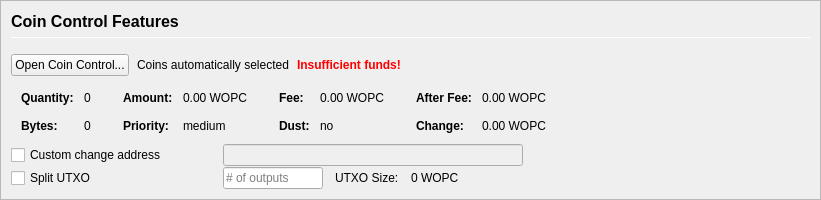
         <widget class="QFrame" name="frameCoinControl">
          <property name="sizePolicy">
           <sizepolicy hsizetype="Expanding" vsizetype="Expanding">
            <horstretch>0</horstretch>
            <verstretch>0</verstretch>
           </sizepolicy>
          </property>
          <property name="maximumSize">
           <size>
            <width>16777215</width>
            <height>16777215</height>
           </size>
          </property>
          <property name="frameShape">
           <enum>QFrame::StyledPanel</enum>
          </property>
          <property name="frameShadow">
           <enum>QFrame::Sunken</enum>
          </property>
          <layout class="QVBoxLayout" name="verticalLayoutCoinControl2">
           <property name="spacing">
            <number>0</number>
           </property>
           <property name="leftMargin">
            <number>0</number>
           </property>
           <property name="topMargin">
            <number>0</number>
           </property>
           <property name="rightMargin">
            <number>0</number>
           </property>
           <property name="bottomMargin">
            <number>0</number>
           </property>
           <item>
            <widget class="QFrame" name="frameCoinControl_BG">
             <layout class="QVBoxLayout" name="verticalLayoutCoinControl" stretch="0,0,0,0,0,0">
              <property name="spacing">
               <number>1</number>
              </property>
              <property name="leftMargin">
               <number>10</number>
              </property>
              <property name="topMargin">
               <number>10</number>
              </property>
              <item>
               <layout class="QHBoxLayout" name="horizontalLayoutCoinControl1">
                <property name="bottomMargin">
                 <number>15</number>
                </property>
                <item>
                 <layout class="QVBoxLayout" name="verticalLayout_3">
                  <property name="spacing">
                   <number>6</number>
                  </property>
                  <item>
                   <widget class="QLabel" name="labelCoinControlFeatures">
                    <property name="sizePolicy">
                     <sizepolicy hsizetype="Preferred" vsizetype="Maximum">
                      <horstretch>0</horstretch>
                      <verstretch>0</verstretch>
                     </sizepolicy>
                    </property>
                    <property name="minimumSize">
                     <size>
                      <width>0</width>
                      <height>20</height>
                     </size>
                    </property>
                    <property name="font">
                     <font>
                      <pointsize>12</pointsize>
                      <weight>75</weight>
                      <bold>true</bold>
                     </font>
                    </property>
                    <property name="styleSheet">
                     <string notr="true">font-weight:bold;</string>
                    </property>
                    <property name="text">
                     <string>Coin Control Features</string>
                    </property>
                   </widget>
                  </item>
                  <item>
                   <widget class="Line" name="line">
                    <property name="minimumSize">
                     <size>
                      <width>0</width>
                      <height>1</height>
                     </size>
                    </property>
                    <property name="maximumSize">
                     <size>
                      <width>16777215</width>
                      <height>1</height>
                     </size>
                    </property>
                    <property name="orientation">
                     <enum>Qt::Horizontal</enum>
                    </property>
                   </widget>
                  </item>
                 </layout>
                </item>
               </layout>
              </item>
              <item>
               <layout class="QHBoxLayout" name="horizontalLayoutCoinControl2" stretch="0,0,0,0">
                <property name="spacing">
                 <number>8</number>
                </property>
                <property name="bottomMargin">
                 <number>10</number>
                </property>
                <item>
                 <widget class="QPushButton" name="pushButtonCoinControl">
                  <property name="styleSheet">
                   <string notr="true"/>
                  </property>
                  <property name="text">
                   <string>Open Coin Control...</string>
                  </property>
                  <property name="autoDefault">
                   <bool>false</bool>
                  </property>
                 </widget>
                </item>
                <item>
                 <widget class="QLabel" name="labelCoinControlAutomaticallySelected">
                  <property name="text">
                   <string>Coins automatically selected</string>
                  </property>
                  <property name="margin">
                   <number>5</number>
                  </property>
                 </widget>
                </item>
                <item>
                 <widget class="QLabel" name="labelCoinControlInsuffFunds">
                  <property name="font">
                   <font>
                    <weight>75</weight>
                    <bold>true</bold>
                   </font>
                  </property>
                  <property name="styleSheet">
                   <string notr="true">color:red;font-weight:bold;</string>
                  </property>
                  <property name="text">
                   <string>Insufficient funds!</string>
                  </property>
                  <property name="margin">
                   <number>5</number>
                  </property>
                 </widget>
                </item>
                <item>
                 <spacer name="horizontalSpacerCoinControl">
                  <property name="orientation">
                   <enum>Qt::Horizontal</enum>
                  </property>
                  <property name="sizeHint" stdset="0">
                   <size>
                    <width>40</width>
                    <height>1</height>
                   </size>
                  </property>
                 </spacer>
                </item>
               </layout>
              </item>
              <item>
               <widget class="QWidget" name="widgetCoinControl" native="true">
                <property name="sizePolicy">
                 <sizepolicy hsizetype="Preferred" vsizetype="Preferred">
                  <horstretch>0</horstretch>
                  <verstretch>0</verstretch>
                 </sizepolicy>
                </property>
                <property name="minimumSize">
                 <size>
                  <width>0</width>
                  <height>0</height>
                 </size>
                </property>
                <property name="styleSheet">
                 <string notr="true"/>
                </property>
                <layout class="QHBoxLayout" name="horizontalLayoutCoinControl5">
                 <property name="leftMargin">
                  <number>0</number>
                 </property>
                 <property name="topMargin">
                  <number>0</number>
                 </property>
                 <property name="rightMargin">
                  <number>0</number>
                 </property>
                 <property name="bottomMargin">
                  <number>0</number>
                 </property>
                 <item>
                  <layout class="QHBoxLayout" name="horizontalLayoutCoinControl3" stretch="0,0,0,1">
                   <property name="spacing">
                    <number>20</number>
                   </property>
                   <property name="topMargin">
                    <number>0</number>
                   </property>
                   <property name="bottomMargin">
                    <number>10</number>
                   </property>
                   <item>
                    <layout class="QFormLayout" name="formLayoutCoinControl1">
                     <property name="horizontalSpacing">
                      <number>10</number>
                     </property>
                     <property name="verticalSpacing">
                      <number>14</number>
                     </property>
                     <property name="leftMargin">
                      <number>10</number>
                     </property>
                     <property name="topMargin">
                      <number>4</number>
                     </property>
                     <property name="rightMargin">
                      <number>6</number>
                     </property>
                     <item row="0" column="0">
                      <widget class="QLabel" name="labelCoinControlQuantityText">
                       <property name="font">
                        <font>
                         <weight>75</weight>
                         <bold>true</bold>
                        </font>
                       </property>
                       <property name="text">
                        <string>Quantity:</string>
                       </property>
                       <property name="margin">
                        <number>0</number>
                       </property>
                      </widget>
                     </item>
                     <item row="0" column="1">
                      <widget class="QLabel" name="labelCoinControlQuantity">
                       <property name="cursor">
                        <cursorShape>IBeamCursor</cursorShape>
                       </property>
                       <property name="contextMenuPolicy">
                        <enum>Qt::ActionsContextMenu</enum>
                       </property>
                       <property name="text">
                        <string notr="true">0</string>
                       </property>
                       <property name="margin">
                        <number>0</number>
                       </property>
                       <property name="textInteractionFlags">
                        <set>Qt::LinksAccessibleByMouse|Qt::TextSelectableByKeyboard|Qt::TextSelectableByMouse</set>
                       </property>
                      </widget>
                     </item>
                     <item row="1" column="0">
                      <widget class="QLabel" name="labelCoinControlBytesText">
                       <property name="font">
                        <font>
                         <weight>75</weight>
                         <bold>true</bold>
                        </font>
                       </property>
                       <property name="text">
                        <string>Bytes:</string>
                       </property>
                      </widget>
                     </item>
                     <item row="1" column="1">
                      <widget class="QLabel" name="labelCoinControlBytes">
                       <property name="cursor">
                        <cursorShape>IBeamCursor</cursorShape>
                       </property>
                       <property name="contextMenuPolicy">
                        <enum>Qt::ActionsContextMenu</enum>
                       </property>
                       <property name="text">
                        <string notr="true">0</string>
                       </property>
                       <property name="textInteractionFlags">
                        <set>Qt::LinksAccessibleByMouse|Qt::TextSelectableByKeyboard|Qt::TextSelectableByMouse</set>
                       </property>
                      </widget>
                     </item>
                    </layout>
                   </item>
                   <item>
                    <layout class="QFormLayout" name="formLayoutCoinControl2">
                     <property name="horizontalSpacing">
                      <number>10</number>
                     </property>
                     <property name="verticalSpacing">
                      <number>14</number>
                     </property>
                     <property name="leftMargin">
                      <number>6</number>
                     </property>
                     <property name="topMargin">
                      <number>4</number>
                     </property>
                     <property name="rightMargin">
                      <number>6</number>
                     </property>
                     <item row="0" column="0">
                      <widget class="QLabel" name="labelCoinControlAmountText">
                       <property name="font">
                        <font>
                         <weight>75</weight>
                         <bold>true</bold>
                        </font>
                       </property>
                       <property name="text">
                        <string>Amount:</string>
                       </property>
                       <property name="margin">
                        <number>0</number>
                       </property>
                      </widget>
                     </item>
                     <item row="0" column="1">
                      <widget class="QLabel" name="labelCoinControlAmount">
                       <property name="cursor">
                        <cursorShape>IBeamCursor</cursorShape>
                       </property>
                       <property name="contextMenuPolicy">
                        <enum>Qt::ActionsContextMenu</enum>
                       </property>
                       <property name="text">
                        <string notr="true">0.00 WOPC</string>
                       </property>
                       <property name="textInteractionFlags">
                        <set>Qt::LinksAccessibleByMouse|Qt::TextSelectableByKeyboard|Qt::TextSelectableByMouse</set>
                       </property>
                      </widget>
                     </item>
                     <item row="1" column="0">
                      <widget class="QLabel" name="labelCoinControlPriorityText">
                       <property name="font">
                        <font>
                         <weight>75</weight>
                         <bold>true</bold>
                        </font>
                       </property>
                       <property name="text">
                        <string>Priority:</string>
                       </property>
                      </widget>
                     </item>
                     <item row="1" column="1">
                      <widget class="QLabel" name="labelCoinControlPriority">
                       <property name="cursor">
                        <cursorShape>IBeamCursor</cursorShape>
                       </property>
                       <property name="contextMenuPolicy">
                        <enum>Qt::ActionsContextMenu</enum>
                       </property>
                       <property name="text">
                        <string>medium</string>
                       </property>
                       <property name="textInteractionFlags">
                        <set>Qt::LinksAccessibleByMouse|Qt::TextSelectableByKeyboard|Qt::TextSelectableByMouse</set>
                       </property>
                      </widget>
                     </item>
                    </layout>
                   </item>
                   <item>
                    <layout class="QFormLayout" name="formLayoutCoinControl3">
                     <property name="horizontalSpacing">
                      <number>10</number>
                     </property>
                     <property name="verticalSpacing">
                      <number>14</number>
                     </property>
                     <property name="leftMargin">
                      <number>6</number>
                     </property>
                     <property name="topMargin">
                      <number>4</number>
                     </property>
                     <property name="rightMargin">
                      <number>6</number>
                     </property>
                     <item row="0" column="0">
                      <widget class="QLabel" name="labelCoinControlFeeText">
                       <property name="font">
                        <font>
                         <weight>75</weight>
                         <bold>true</bold>
                        </font>
                       </property>
                       <property name="text">
                        <string>Fee:</string>
                       </property>
                       <property name="margin">
                        <number>0</number>
                       </property>
                      </widget>
                     </item>
                     <item row="0" column="1">
                      <widget class="QLabel" name="labelCoinControlFee">
                       <property name="cursor">
                        <cursorShape>IBeamCursor</cursorShape>
                       </property>
                       <property name="contextMenuPolicy">
                        <enum>Qt::ActionsContextMenu</enum>
                       </property>
                       <property name="text">
                        <string notr="true">0.00 WOPC</string>
                       </property>
                       <property name="textInteractionFlags">
                        <set>Qt::LinksAccessibleByMouse|Qt::TextSelectableByKeyboard|Qt::TextSelectableByMouse</set>
                       </property>
                      </widget>
                     </item>
                     <item row="1" column="0">
                      <widget class="QLabel" name="labelCoinControlLowOutputText">
                       <property name="font">
                        <font>
                         <weight>75</weight>
                         <bold>true</bold>
                        </font>
                       </property>
                       <property name="text">
                        <string>Dust:</string>
                       </property>
                      </widget>
                     </item>
                     <item row="1" column="1">
                      <widget class="QLabel" name="labelCoinControlLowOutput">
                       <property name="cursor">
                        <cursorShape>IBeamCursor</cursorShape>
                       </property>
                       <property name="contextMenuPolicy">
                        <enum>Qt::ActionsContextMenu</enum>
                       </property>
                       <property name="text">
                        <string>no</string>
                       </property>
                       <property name="textInteractionFlags">
                        <set>Qt::LinksAccessibleByMouse|Qt::TextSelectableByKeyboard|Qt::TextSelectableByMouse</set>
                       </property>
                      </widget>
                     </item>
                    </layout>
                   </item>
                   <item>
                    <layout class="QFormLayout" name="formLayoutCoinControl4">
                     <property name="horizontalSpacing">
                      <number>10</number>
                     </property>
                     <property name="verticalSpacing">
                      <number>14</number>
                     </property>
                     <property name="leftMargin">
                      <number>6</number>
                     </property>
                     <property name="topMargin">
                      <number>4</number>
                     </property>
                     <property name="rightMargin">
                      <number>6</number>
                     </property>
                     <item row="0" column="0">
                      <widget class="QLabel" name="labelCoinControlAfterFeeText">
                       <property name="font">
                        <font>
                         <weight>75</weight>
                         <bold>true</bold>
                        </font>
                       </property>
                       <property name="text">
                        <string>After Fee:</string>
                       </property>
                       <property name="margin">
                        <number>0</number>
                       </property>
                      </widget>
                     </item>
                     <item row="0" column="1">
                      <widget class="QLabel" name="labelCoinControlAfterFee">
                       <property name="cursor">
                        <cursorShape>IBeamCursor</cursorShape>
                       </property>
                       <property name="contextMenuPolicy">
                        <enum>Qt::ActionsContextMenu</enum>
                       </property>
                       <property name="text">
                        <string notr="true">0.00 WOPC</string>
                       </property>
                       <property name="textInteractionFlags">
                        <set>Qt::LinksAccessibleByMouse|Qt::TextSelectableByKeyboard|Qt::TextSelectableByMouse</set>
                       </property>
                      </widget>
                     </item>
                     <item row="1" column="0">
                      <widget class="QLabel" name="labelCoinControlChangeText">
                       <property name="font">
                        <font>
                         <weight>75</weight>
                         <bold>true</bold>
                        </font>
                       </property>
                       <property name="text">
                        <string>Change:</string>
                       </property>
                      </widget>
                     </item>
                     <item row="1" column="1">
                      <widget class="QLabel" name="labelCoinControlChange">
                       <property name="cursor">
                        <cursorShape>IBeamCursor</cursorShape>
                       </property>
                       <property name="contextMenuPolicy">
                        <enum>Qt::ActionsContextMenu</enum>
                       </property>
                       <property name="text">
                        <string notr="true">0.00 WOPC</string>
                       </property>
                       <property name="textInteractionFlags">
                        <set>Qt::LinksAccessibleByMouse|Qt::TextSelectableByKeyboard|Qt::TextSelectableByMouse</set>
                       </property>
                      </widget>
                     </item>
                    </layout>
                   </item>
                  </layout>
                 </item>
                </layout>
               </widget>
              </item>
              <item>
               <layout class="QHBoxLayout" name="horizontalLayoutCoinControl4">
                <property name="spacing">
                 <number>12</number>
                </property>
                <property name="sizeConstraint">
                 <enum>QLayout::SetDefaultConstraint</enum>
                </property>
                <property name="topMargin">
                 <number>0</number>
                </property>
                <property name="rightMargin">
                 <number>0</number>
                </property>
                <item>
                 <widget class="QCheckBox" name="checkBoxCoinControlChange">
                  <property name="sizePolicy">
                   <sizepolicy hsizetype="Preferred" vsizetype="Preferred">
                    <horstretch>0</horstretch>
                    <verstretch>0</verstretch>
                   </sizepolicy>
                  </property>
                  <property name="minimumSize">
                   <size>
                    <width>200</width>
                    <height>0</height>
                   </size>
                  </property>
                  <property name="maximumSize">
                   <size>
                    <width>200</width>
                    <height>16777215</height>
                   </size>
                  </property>
                  <property name="toolTip">
                   <string>If this is activated, but the change address is empty or invalid, change will be sent to a newly generated address.</string>
                  </property>
                  <property name="text">
                   <string>Custom change address</string>
                  </property>
                 </widget>
                </item>
                <item>
                 <widget class="QValidatedLineEdit" name="lineEditCoinControlChange">
                  <property name="enabled">
                   <bool>false</bool>
                  </property>
                  <property name="sizePolicy">
                   <sizepolicy hsizetype="Preferred" vsizetype="Preferred">
                    <horstretch>0</horstretch>
                    <verstretch>0</verstretch>
                   </sizepolicy>
                  </property>
                  <property name="minimumSize">
                   <size>
                    <width>300</width>
                    <height>0</height>
                   </size>
                  </property>
                 </widget>
                </item>
                <item>
                 <widget class="QLabel" name="labelCoinControlChangeLabel">
                  <property name="sizePolicy">
                   <sizepolicy hsizetype="Preferred" vsizetype="Preferred">
                    <horstretch>0</horstretch>
                    <verstretch>0</verstretch>
                   </sizepolicy>
                  </property>
                  <property name="minimumSize">
                   <size>
                    <width>100</width>
                    <height>0</height>
                   </size>
                  </property>
                  <property name="text">
                   <string/>
                  </property>
                  <property name="margin">
                   <number>3</number>
                  </property>
                 </widget>
                </item>
               </layout>
              </item>
              <item>
               <layout class="QHBoxLayout" name="horizontalLayoutCoinControl6">
                <property name="spacing">
                 <number>12</number>
                </property>
                <property name="rightMargin">
                 <number>0</number>
                </property>
                <item>
                 <widget class="QCheckBox" name="splitBlockCheckBox">
                  <property name="sizePolicy">
                   <sizepolicy hsizetype="Preferred" vsizetype="Preferred">
                    <horstretch>0</horstretch>
                    <verstretch>0</verstretch>
                   </sizepolicy>
                  </property>
                  <property name="minimumSize">
                   <size>
                    <width>200</width>
                    <height>0</height>
                   </size>
                  </property>
                  <property name="maximumSize">
                   <size>
                    <width>200</width>
                    <height>16777215</height>
                   </size>
                  </property>
                  <property name="text">
                   <string>Split UTXO</string>
                  </property>
                 </widget>
                </item>
                <item>
                 <widget class="QLineEdit" name="splitBlockLineEdit">
                  <property name="sizePolicy">
                   <sizepolicy hsizetype="Preferred" vsizetype="Preferred">
                    <horstretch>50</horstretch>
                    <verstretch>0</verstretch>
                   </sizepolicy>
                  </property>
                  <property name="minimumSize">
                   <size>
                    <width>100</width>
                    <height>0</height>
                   </size>
                  </property>
                  <property name="maximumSize">
                   <size>
                    <width>100</width>
                    <height>16777215</height>
                   </size>
                  </property>
                  <property name="placeholderText">
                   <string># of outputs</string>
                  </property>
                 </widget>
                </item>
                <item>
                 <widget class="QLabel" name="labelBlockSizeText">
                  <property name="text">
                   <string>UTXO Size:</string>
                  </property>
                 </widget>
                </item>
                <item>
                 <widget class="QLabel" name="labelBlockSize">
                  <property name="text">
                   <string>0 WOPC</string>
                  </property>
                 </widget>
                </item>
                <item>
                 <spacer name="horizontalSpacer_7">
                  <property name="orientation">
                   <enum>Qt::Horizontal</enum>
                  </property>
                  <property name="sizeHint" stdset="0">
                   <size>
                    <width>40</width>
                    <height>20</height>
                   </size>
                  </property>
                 </spacer>
                </item>
               </layout>
              </item>
              <item>
               <spacer name="verticalSpacerCoinControl">
                <property name="orientation">
                 <enum>Qt::Vertical</enum>
                </property>
                <property name="sizeHint" stdset="0">
                 <size>
                  <width>800</width>
                  <height>1</height>
                 </size>
                </property>
               </spacer>
              </item>
             </layout>
            </widget>
           </item>
          </layout>
         </widget>
